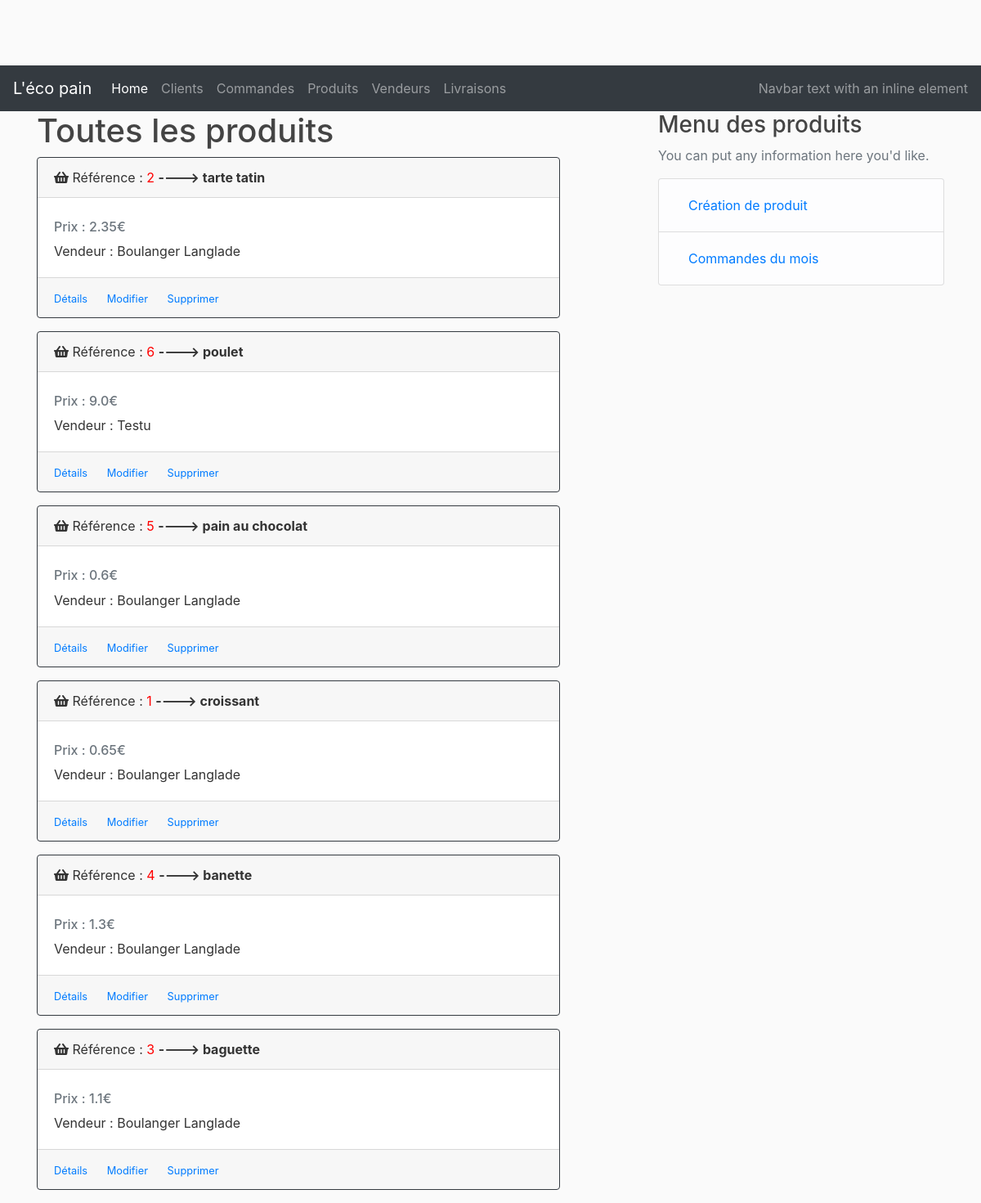
/products, run on an earlier commit of the app's database.
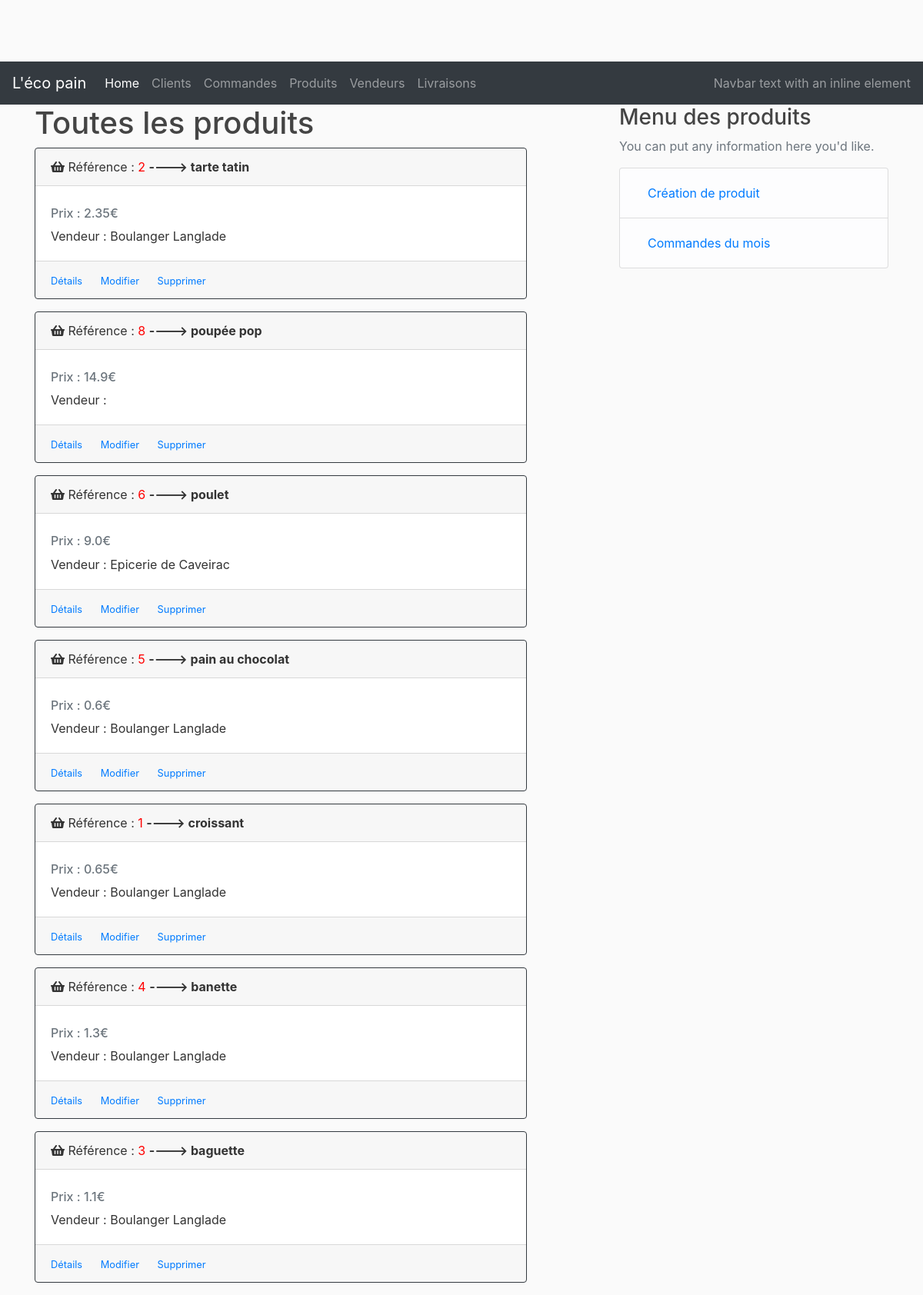
And on a later commit of the database.
### lecopain/models.py (models this page shows, shortened)
class Product(db.Model)      :
    __tablename__            = 'products'
    id                       = db.Column(db.Integer, primary_key = True)
    name                     = db.Column(db.String(50), nullable = False)
    description              = db.Column(db.String(250))
    price                    = db.Column(db.Float)
    status                   = db.Column(db.String(20))
    selections               = db.relationship('CustomerOrder', secondary = 'order_product', backref = db.backref('selected_products'))
    vendor_id                = db.Column(db.Integer, db.ForeignKey('vendors.id'), nullable = False)

class Vendor(db.Model)        :
    __tablename__             = 'vendors'
    id                        = db.Column(db.Integer, primary_key  = True)
    name                      = db.Column(db.String(50), nullable  = False)
    email                     = db.Column(db.String(200), nullable = False)
    products                  = db.relationship('Product', backref = 'vendor', lazy = True)
    vendorOrders              = db.relationship('VendorOrder', backref = 'vendor', lazy = True)

### lecopain/controllers/product_controller.py (the view)
@product_page.route("/products", methods=['GET', 'POST'])
def products():
    products = Product.query.order_by(Product.name.desc()).all()
    return render_template('/products/products.html', products=products, title="Toutes les produits")

### lecopain/templates/products/products.html (shortened to what this page needs)
{% extends "layout.html" %}
{% block content %}
    {% for product in products %}
    <div class="card border-dark mb-3" style="width: 40rem;">
        <div class="card-header">
            <span style="font-size: 1,8em;">
                    <i class="fas fa-shopping-basket "></i>
            </span>
            Référence : <span style="color:red">{{product.id}}</span>
            <span style="margin:auto;"><b> ----> {{ product.name }}</b></span>
        </div>
        <div class="card-body">
            <h6 class="card-subtitle mb-2 text-muted">Prix : {{product.price }}€</h6>
            <p class="card-text"> Vendeur : {{product.vendor.name}} </p>
        </div>
        <div class="card-footer">
            <small class="text-muted">
                <a href="/products/{{product.id}}" class="card-link">Détails</a>
                <a href="/products/update/{{product.id}}" class="card-link">Modifier</a>
                <a href="/products/delete/{{product.id}}" class="card-link">Supprimer</a>
            </small>
        </div>
    </div>
    {% endfor %}
{% endblock %}
{% block right_menu %}
<div class="content-section">
    <h3>Menu des produits</h3>
    <p class='text-muted'>You can put any information here you'd like.
        <ul class="list-group">
        <li class="list-group-item list-group-item-light">
                <a class="nav-link" href="/products/new">Création de produit</a></li>
        <li class="list-group-item list-group-item-light">
                <a class="nav-link" href="/orders/month/0">Commandes du mois</a></li>
        </ul>
    </p>
</div>
{% endblock %}

### lecopain/templates/layout.html (shortened to what this page needs)
<!DOCTYPE html>
<html>
<head>
  <link rel="stylesheet" href="https://stackpath.bootstrapcdn.com/bootstrap/4.2.1/css/bootstrap.min.css"
 />
  <link rel="stylesheet" type="text/css" href="{{ url_for('static', filename='main.css')}}" />
  <link rel="stylesheet" href="https://use.fontawesome.com/releases/v5.7.1/css/all.css"
 />
  <link rel="stylesheet"
    href="https://cdnjs.cloudflare.com/ajax/libs/tempusdominus-bootstrap-4/5.0.0-alpha14/css/tempusdominus-bootstrap-4.min.css" />
</head>
<body>
  <nav class="navbar navbar-expand-lg navbar-dark bg-dark">
    <a class="navbar-brand" href="#">L'éco pain</a>
    <div class="collapse navbar-collapse" id="navbarText">
      <ul class="navbar-nav mr-auto">
        <li class="nav-item active">
          <a class="nav-link" href="/">Home <span class="sr-only">(current)</span></a>
        </li>
        <li class="nav-item">
          <a class="nav-link" href="/customers">Clients</a>
        </li>
        <li class="nav-item">
          <a class="nav-link" href="/orders">Commandes</a>
        </li>
        <li class="nav-item">
          <a class="nav-link" href="/products">Produits</a>
        </li>
        <li class="nav-item">
          <a class="nav-link" href="/vendors">Vendeurs</a>
        </li>
        <li class="nav-item">
          <a class="nav-link" href="/deliveries">Livraisons</a>
        </li>
      </ul>
      <span class="navbar-text">
        Navbar text with an inline element
      </span>
    </div>
  </nav>
  <div class="container">
    <div class="row">
      <div class="col-md-8">
        {% if title %}
        <h1>{{ title }}</h1>
        {% endif %}
        {% block content %} {% endblock %}
      </div>
      <div class="col-md-4">
        {% block right_menu %} {% endblock %}
      </div>
    </div>
  </div>
</body>
</html>

### lecopain/static/main.css (style rules this page uses)
body { background: #fafafa; color: #333333; margin-top: 5rem; }
h1, h2, h3, h4, h5, h6 { color:#444444; }

What changed in the data, as far as the page shows it:
added Product: id "8", name "poupée pop", price "14.9"
changed through a linked row, Product "poulet": vendor.name "Testu" → "Epicerie de Caveirac"
